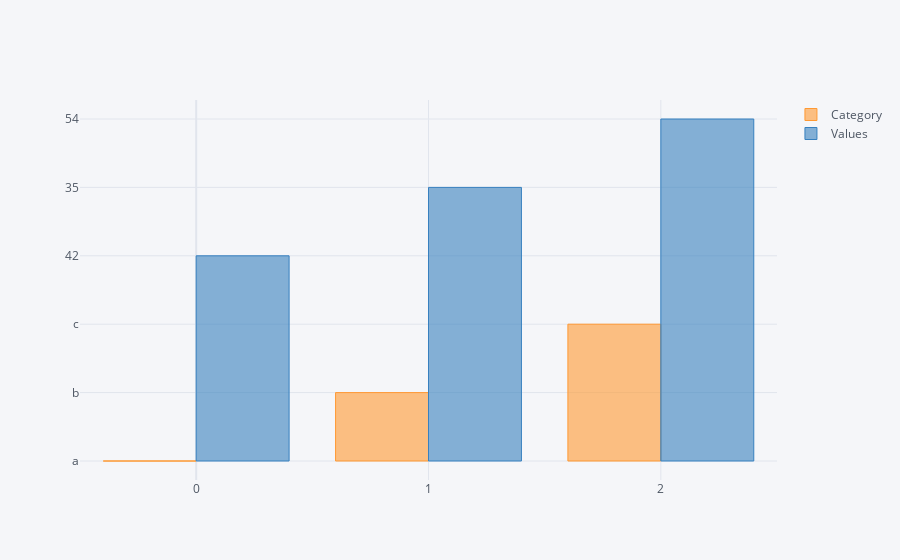

Here is the notebook cell this chart was saved with:
### Code cell
df2.iplot(kind='bar')

### Figure 1 — Plotly figure (JSON) as saved in the notebook; plotly's stock layout.template omitted (floating-point values rounded to 4 significant figures)
{"data": [{"marker": {"color": "rgba(255, 153, 51, 0.6)", "line": {"color": "rgba(255, 153, 51, 1.0)", "width": 1}}, "name": "Category", "orientation": "v", "text": "", "type": "bar", "x": [0, 1, 2], "y": ["a", "b", "c"]}, {"marker": {"color": "rgba(55, 128, 191, 0.6)", "line": {"color": "rgba(55, 128, 191, 1.0)", "width": 1}}, "name": "Values", "orientation": "v", "text": "", "type": "bar", "x": [0, 1, 2], "y": [42, 35, 54]}], "layout": {"legend": {"bgcolor": "#F5F6F9", "font": {"color": "#4D5663"}}, "paper_bgcolor": "#F5F6F9", "plot_bgcolor": "#F5F6F9", "title": {"font": {"color": "#4D5663"}}, "xaxis": {"gridcolor": "#E1E5ED", "showgrid": true, "tickfont": {"color": "#4D5663"}, "title": {"font": {"color": "#4D5663"}, "text": ""}, "zerolinecolor": "#E1E5ED"}, "yaxis": {"gridcolor": "#E1E5ED", "showgrid": true, "tickfont": {"color": "#4D5663"}, "title": {"font": {"color": "#4D5663"}, "text": ""}, "zerolinecolor": "#E1E5ED"}}}
